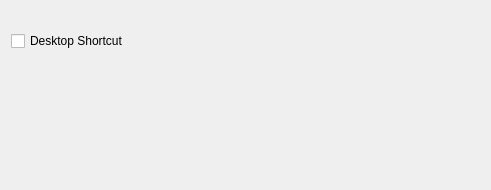
<?xml version="1.0" encoding="UTF-8"?>
<ui version="4.0">
 <class>ShortcutWidget</class>
 <widget class="QWidget" name="ShortcutWidget">
  <property name="geometry">
   <rect>
    <x>0</x>
    <y>0</y>
    <width>491</width>
    <height>190</height>
   </rect>
  </property>
  <property name="sizePolicy">
   <sizepolicy hsizetype="Preferred" vsizetype="Preferred">
    <horstretch>0</horstretch>
    <verstretch>0</verstretch>
   </sizepolicy>
  </property>
  <property name="minimumSize">
   <size>
    <width>491</width>
    <height>190</height>
   </size>
  </property>
  <property name="windowTitle">
   <string>Form</string>
  </property>
  <layout class="QVBoxLayout" name="verticalLayout">
   <item>
    <widget class="QLabel" name="description">
     <property name="text">
      <string/>
     </property>
    </widget>
   </item>
   <item>
    <layout class="QHBoxLayout" name="horizontalLayout">
     <item>
      <widget class="QCheckBox" name="DesktopShortcut">
       <property name="text">
        <string>Desktop Shortcut</string>
       </property>
      </widget>
     </item>
    </layout>
   </item>
   <item>
    <spacer name="verticalSpacer">
     <property name="orientation">
      <enum>Qt::Vertical</enum>
     </property>
     <property name="sizeHint" stdset="0">
      <size>
       <width>20</width>
       <height>122</height>
      </size>
     </property>
    </spacer>
   </item>
  </layout>
 </widget>
 <resources/>
 <connections/>
</ui>
